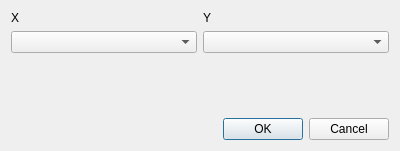
<?xml version="1.0" encoding="UTF-8"?>
<ui version="4.0">
 <class>unitPropertiesUI</class>
 <widget class="QDialog" name="unitPropertiesUI">
  <property name="geometry">
   <rect>
    <x>0</x>
    <y>0</y>
    <width>400</width>
    <height>151</height>
   </rect>
  </property>
  <property name="sizePolicy">
   <sizepolicy hsizetype="MinimumExpanding" vsizetype="MinimumExpanding">
    <horstretch>0</horstretch>
    <verstretch>0</verstretch>
   </sizepolicy>
  </property>
  <property name="windowTitle">
   <string>Unit Conversion Tool</string>
  </property>
  <property name="windowIcon">
   <iconset>
    <normaloff>:/res/ball.ico</normaloff>:/res/ball.ico</iconset>
  </property>
  <layout class="QGridLayout" name="gridLayout_2">
   <item row="0" column="0">
    <layout class="QGridLayout" name="gridLayout">
     <item row="1" column="0">
      <widget class="QComboBox" name="cbX"/>
     </item>
     <item row="0" column="1">
      <widget class="QLabel" name="label_2">
       <property name="text">
        <string>Y</string>
       </property>
      </widget>
     </item>
     <item row="0" column="0">
      <widget class="QLabel" name="label">
       <property name="text">
        <string>X</string>
       </property>
      </widget>
     </item>
     <item row="1" column="1">
      <widget class="QComboBox" name="cbY"/>
     </item>
    </layout>
   </item>
   <item row="1" column="0">
    <spacer name="verticalSpacer">
     <property name="orientation">
      <enum>Qt::Vertical</enum>
     </property>
     <property name="sizeHint" stdset="0">
      <size>
       <width>20</width>
       <height>40</height>
      </size>
     </property>
    </spacer>
   </item>
   <item row="2" column="0">
    <widget class="QDialogButtonBox" name="buttonBox">
     <property name="orientation">
      <enum>Qt::Horizontal</enum>
     </property>
     <property name="standardButtons">
      <set>QDialogButtonBox::Cancel|QDialogButtonBox::Ok</set>
     </property>
    </widget>
   </item>
  </layout>
 </widget>
 <resources/>
 <connections>
  <connection>
   <sender>buttonBox</sender>
   <signal>accepted()</signal>
   <receiver>unitPropertiesUI</receiver>
   <slot>accept()</slot>
   <hints>
    <hint type="sourcelabel">
     <x>248</x>
     <y>254</y>
    </hint>
    <hint type="destinationlabel">
     <x>157</x>
     <y>274</y>
    </hint>
   </hints>
  </connection>
  <connection>
   <sender>buttonBox</sender>
   <signal>rejected()</signal>
   <receiver>unitPropertiesUI</receiver>
   <slot>reject()</slot>
   <hints>
    <hint type="sourcelabel">
     <x>316</x>
     <y>260</y>
    </hint>
    <hint type="destinationlabel">
     <x>286</x>
     <y>274</y>
    </hint>
   </hints>
  </connection>
 </connections>
</ui>
